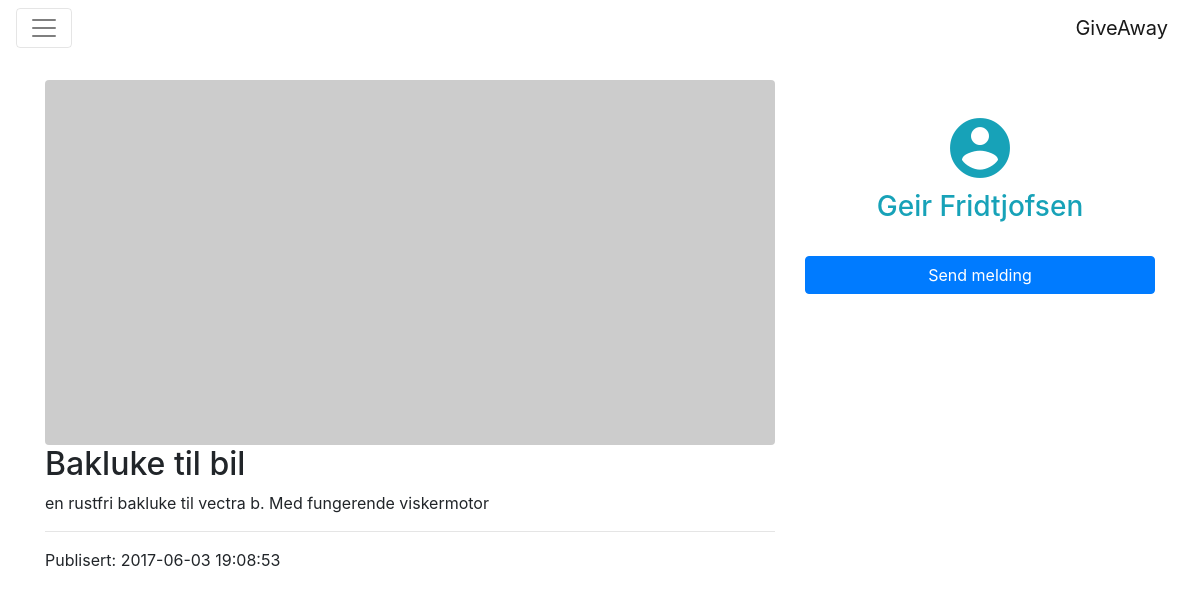
The app's page /item.php?id=33 (signed in) with its own data.
### tables this page shows
CREATE TABLE `items` (
  `item_id` bigint(20) NOT NULL,
  `category_id` bigint(20) NOT NULL,
  `user_id` bigint(20) NOT NULL,
  `item_name` varchar(128) NOT NULL,
  `item_description` text NOT NULL,
  `item_publishdate` timestamp NOT NULL DEFAULT CURRENT_TIMESTAMP
);

### item.php (the view, shortened to what this page needs)
<?php
  include_once('functions.php');
  $query = parse_url($_SERVER['REQUEST_URI'], PHP_URL_QUERY);
  parse_str($query, $item);
  $sql = "SELECT item_name, item_description, item_publishdate, name AS category, concat(firstname, ' ', surname) AS item_owner
          FROM ((items INNER JOIN users ON items.user_id = users.id)
          INNER JOIN item_categories ON items.category_id = item_categories.id)
          WHERE item_id = :item_id";
  $stmt = $db->prepare($sql);
  $stmt->execute(array(':item_id' => $item['id']));
  $item = $stmt->fetch(PDO::FETCH_ASSOC);
?>
<div class="container mt-4">
  <div class="row">
    <div class="col-md-8">
      <img class="rounded img-fluid" src="http://placehold.it/1200x600">
      <h2><?=$item['item_name']?></h2>
      <p><?=$item['item_description']?></p>
      <hr>
      <p>Publisert: <?=$item['item_publishdate']?></p>
    </div>
    <div class="col-md-4">
      <div class="item_ownerprofile text-info">
        <i class="material-icons user_icon">account_circle</i>
        <h3><?=$item['item_owner']?></h3>
        <a href="#" class="btn btn-primary">Send melding</a>
      </div>
    </div>
  </div>
</div>
<?php
  include_once('layouts/footer.php');
?>

### css/style.css (style rules this page uses)
.item_ownerprofile { text-align: center; margin-top: 2rem; }
.item_ownerprofile i { font-size: 72px; }
.item_ownerprofile a { margin-top: 2rem; display: block; }

### records on screen
items: item_name "Bakluke til bil", item_description "en rustfri bakluke til vectra b. Med fungerende viskermotor", item_publishdate "2017-06-03 19:08:53"

### other values on screen
$item['item_owner'] "Geir Fridtjofsen"
